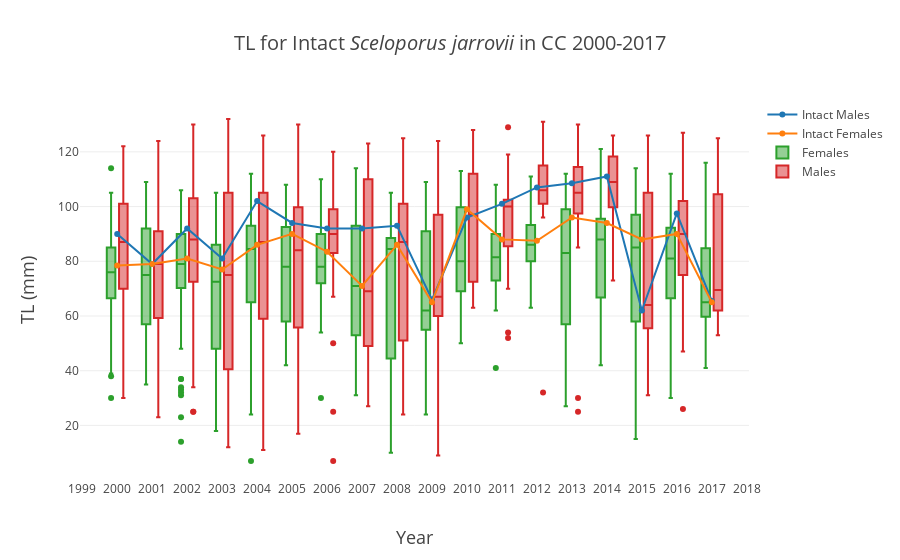

Notebook cell for this chart:
### Markdown cell above
##### Histogram of TL (Intact)

### Code cell
femaleBoxIntact = go.Box(x=df_firstInYear.loc[(df_firstInYear.sex=='f')]['year'], 
                y = df_firstInYear.loc[(df_firstInYear.sex=='f')&~(df_firstInYear.autotomized)].tl
                      ,name='Females')
maleBoxIntact = go.Box(x=df_firstInYear.loc[(df_firstInYear.sex=='m')]['year'], 
              y = df_firstInYear.loc[(df_firstInYear.sex=='m')&~(df_firstInYear.autotomized)].tl
                    ,name='Males')
femaleIntact = go.Scatter(x=TLbyYear.loc[~(TLbyYear.autotomized)&(TLbyYear.sex=='f')]['year'], 
                      y = TLbyYear.loc[~(TLbyYear.autotomized)&(TLbyYear.sex=='f')]['50%']
                      ,name='Intact Females')
maleIntact = go.Scatter(x=TLbyYear.loc[~(TLbyYear.autotomized)&(TLbyYear.sex=='m')]['year'], 
              y = TLbyYear.loc[~(TLbyYear.autotomized)&(TLbyYear.sex=='m')]['50%']
                    ,name='Intact Males')
data = [maleIntact,femaleIntact,femaleBoxIntact,maleBoxIntact]
layout = go.Layout(
    title = 'TL for Intact <i>Sceloporus jarrovii</i> in CC 2000-2017',
    titlefont = dict(
        size = 20),
    xaxis = dict(
        dtick = 1,
        title = 'Year',
        titlefont = dict(
            size = 18)),
    yaxis = dict(
        title = 'TL (mm)',
        titlefont = dict(
            size = 18)),
boxmode='group')

fig = go.Figure(
        data = data,
        layout = layout)
iplot(fig, filename = 'TL for Intact Sceloporus jarrovii in CC 2000-2017.html')
plot(fig, filename = 'TL for Intact Sceloporus jarrovii in CC 2000-2017.html')

### Figure 1 — Plotly figure (JSON) as saved in the notebook; plotly's stock layout.template omitted (floating-point values rounded to 4 significant figures; data arrays with more than 128 entries replaced by an {"elided": "..."} marker saying what was removed)
{"data": [{"name": "Intact Males", "type": "scatter", "uid": "c2574774-aa83-11e9-a215-90324b8dd25e", "x": [2000, 2001, 2002, 2003, 2004, 2005, 2006, 2007, 2008, 2009, 2010, 2011, 2012, 2013, 2014, 2015, 2016, 2017], "y": [90, 79, 92, 81, 102, 94, 92, 92, 93, 66, 96, 101, 107, 108.5, 111, 62, 97.5, 65.5]}, {"name": "Intact Females", "type": "scatter", "uid": "c2574775-aa83-11e9-b7a1-90324b8dd25e", "x": [2000, 2001, 2002, 2003, 2004, 2005, 2006, 2007, 2008, 2009, 2010, 2011, 2012, 2013, 2014, 2015, 2016, 2017], "y": [78.5, 79, 81, 77, 86, 90, 83.5, 71, 86, 65, 99, 88, 87.5, 96, 94, 88, 90, 65]}, {"name": "Females", "type": "box", "uid": "c2576e68-aa83-11e9-9faa-90324b8dd25e", "x": {"elided": "795 int values"}, "y": {"elided": "795 int values"}}, {"name": "Males", "type": "box", "uid": "c2576e69-aa83-11e9-bfc8-90324b8dd25e", "x": {"elided": "676 int values"}, "y": {"elided": "676 int values"}}], "layout": {"boxmode": "group", "title": "TL for Intact <i>Sceloporus jarrovii</i> in CC 2000-2017", "titlefont": {"size": 20}, "xaxis": {"dtick": 1, "title": "Year", "titlefont": {"size": 18}}, "yaxis": {"title": "TL (mm)", "titlefont": {"size": 18}}}}
